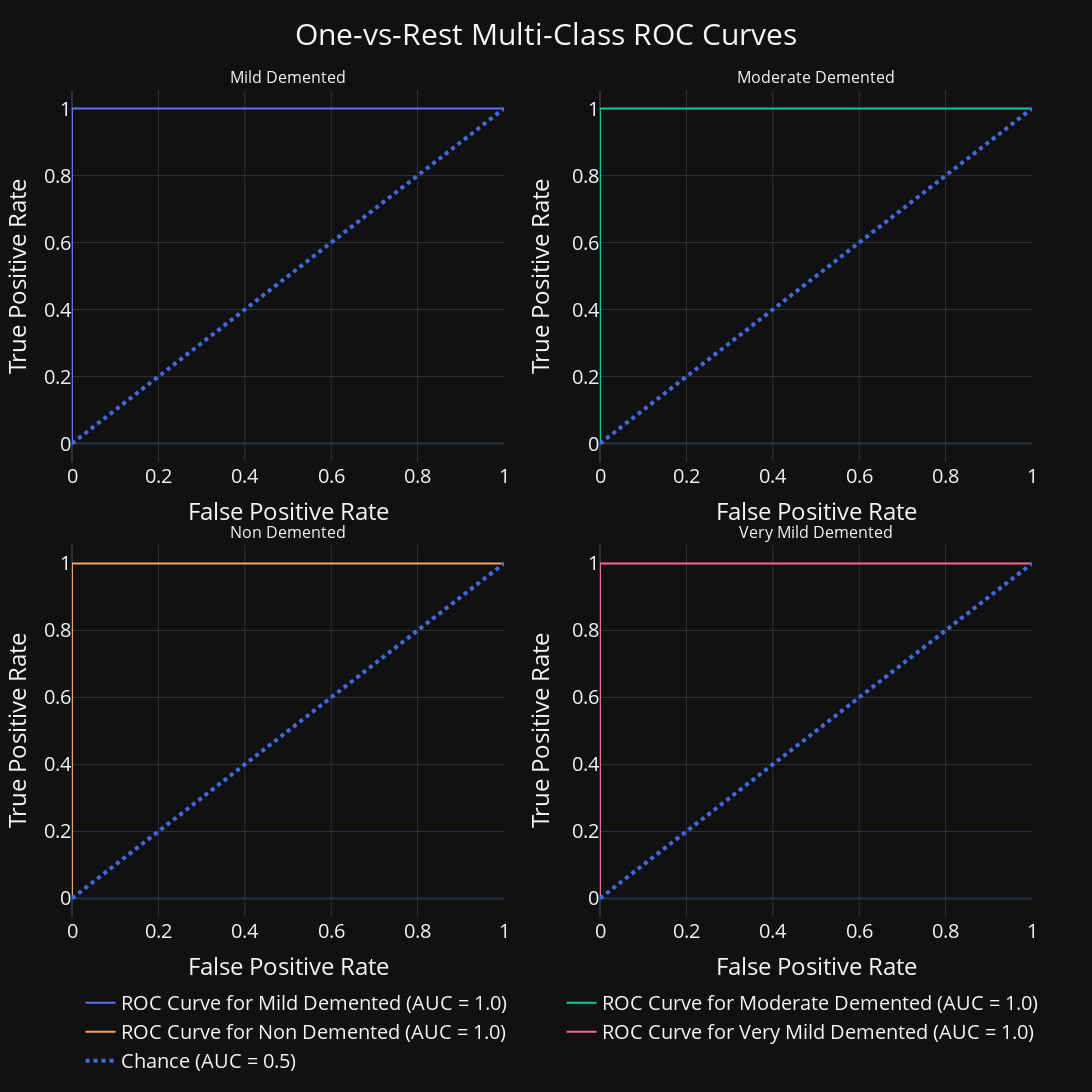

The notebook cell saved with this chart:
### Code cell
def multi_roc_curve_chart(y_true, y_proba, y_score, class_names, label_names):
    '''
    Title: Multi ROC Curve Chart
    Description: This function will create a chart of the ROC Curve for each class in a seperate subplot.
    y_true: This is the true values of the model.
    y_proba: This is the probability of the model.
    y_score: This is the score of the model.
    class_names: This is the class names of the model.
    label_names: This is the label names of the model. 
    '''
    
    # Create Label Binarizer
    label_binarizer = LabelBinarizer().fit(y_true)
    y_onehot_test = label_binarizer.transform(y_score)


    # Create Layout for Chart
    multiRocCurveChart = make_subplots(rows=2, 
                                       cols=2, 
                                       horizontal_spacing=0.1,
                                       vertical_spacing=0.1,
                                       subplot_titles=label_names,
                                       column_widths=[0.5, 0.5], 
                                       shared_xaxes=False,
                                       shared_yaxes=False)

    # Set row and Column counters
    n_row = 1
    n_column = 1

    # Loop over each class name and label name
    for class_name, label_name in zip(class_names, label_names):
        
        if n_column == 3:
            n_row = 2
            n_column = 1


        if n_row==2 and n_column == 2:
            showChance = True
        else:
            showChance = False

        # Get Class ID
        class_id = np.flatnonzero(label_binarizer.classes_ == class_name)[0]

        # Calculate False Positive Rate, True Positive Rate, and ROC 
        fpr, tpr, roc = roc_curve(y_onehot_test[:, class_id],y_proba[:, class_id])

        # Calculate ROC
        roc_auc = auc(fpr, tpr)

        # Add ROC Curve for each class name
        multiRocCurveChart.add_trace(go.Scatter(x=fpr,                                                           # X Values,
                                                y=tpr,                                                           # Y Values
                                                name=f'ROC Curve for {label_name} (AUC = {round(roc_auc,6)})',   # Title of Chart
                                                mode='lines'),n_row,n_column)                                    # Mode of Chart

        # Add Chance Probability Line
        multiRocCurveChart.append_trace(go.Scatter(x=[0, 1],                     # X values
                                        y=[0, 1],                                # Y values
                                        name='Chance (AUC = 0.5)',               # Title of Chart
                                        showlegend=showChance,                   # Show Legend
                                        mode='lines',                            # Mode of Chart
                                        line=dict(color='royalblue',             # Line Color
                                                width=4,                         # Line Width
                                                dash='dot')), n_row, n_column)   # Line Style
        
        # Add Column Counter
        n_column = n_column + 1

    # Create Y & X Axis Labels
    multiRocCurveChart.update_yaxes(title_text="True Positive Rate")
    multiRocCurveChart.update_xaxes(title_text="False Positive Rate")


    # Create format of Chart
    multiRocCurveChart.update_layout(xaxis_title='False Positive Rate',                      # X Axis Title
                                     yaxis_title='True Positive Rate',                       # Y Axis Title
                                     height= 1500,                                           # Height of Chart
                                     width= 1300,                                            # Width of Chart
                                     margin={"r":60,"t":90,"l":60,"b":100},                  # Margin values right, top, left, bottom                  
                                     autosize=True,                                          # Set Autosize of charts to True or False
                                     template='plotly_dark',                                 # Template theme
                                     title=dict(text='One-vs-Rest Multi-Class ROC Curves',   # Title of Chart
                                                x=0.5,                                       # Title X position
                                                font=dict(size=30)),                         # Title Font size
                                     font=dict(size=20),                                     # Font size
                                     legend=dict(orientation="h",                            # Legend Orientation
                                                 y=-.08,                                     # Legend Y position
                                                 yanchor='top',                              # Legend Y anchor
                                                 xanchor='center',                           # Legend X anchor
                                                 x=.51))                                      # Legend X position
    
    # Create Interactive HTML file
    multiRocCurveChart.write_html('Visualizations/Multi-View-One-vs-Rest Multi-Class ROC Curves.html')

    # Show chart
    multiRocCurveChart.show()

# Create ROC Curve Chart
multi_roc_curve_chart(y_true=y_true,           # True Y values
                      y_proba=yhat_probs,      # Y probabilities
                      y_score=yhat_classes,    # Y_score
                      class_names=[0,1,2,3],   # Class Names
                      label_names=labels)      # Label Names

### Figure 1 — Plotly figure (JSON) as saved in the notebook; plotly's stock layout.template omitted (floating-point values rounded to 4 significant figures)
{"data": [{"mode": "lines", "name": "ROC Curve for Mild Demented (AUC = 1.0)", "type": "scatter", "x": [0, 0, 0, 0, 0, 0, 0, 0, 1], "xaxis": "x", "y": [0, 0.01714, 0.02857, 0.06857, 0.08, 0.52, 0.5314, 1, 1], "yaxis": "y"}, {"line": {"color": "royalblue", "dash": "dot", "width": 4}, "mode": "lines", "name": "Chance (AUC = 0.5)", "showlegend": false, "type": "scatter", "x": [0, 1], "xaxis": "x", "y": [0, 1], "yaxis": "y"}, {"mode": "lines", "name": "ROC Curve for Moderate Demented (AUC = 1.0)", "type": "scatter", "x": [0, 0, 0, 1], "xaxis": "x2", "y": [0, 0.07143, 1, 1], "yaxis": "y2"}, {"line": {"color": "royalblue", "dash": "dot", "width": 4}, "mode": "lines", "name": "Chance (AUC = 0.5)", "showlegend": false, "type": "scatter", "x": [0, 1], "xaxis": "x2", "y": [0, 1], "yaxis": "y2"}, {"mode": "lines", "name": "ROC Curve for Non Demented (AUC = 1.0)", "type": "scatter", "x": [0, 0, 0, 0, 0, 0, 0, 0, 0, 0, 0, 0, 0, 0, 0, 0, 0, 0, 0, 0, 0, 0, 0, 0, 0, 0, 0, 0, 0, 0, 0, 0, 0, 0, 0, 0, 0, 0, 0, 0, 0, 0, 0, 0, 0, 0, 0, 0, 0, 0, 0, 0, 0, 0, 0, 0, 0, 0, 0, 0, 0, 0, 0, 1], "xaxis": "x3", "y": [0, 0.03633, 0.06003, 0.07741, 0.08531, 0.09953, 0.1058, 0.1106, 0.1216, 0.1295, 0.1311, 0.1343, 0.1359, 0.1422, 0.1469, 0.1485, 0.1548, 0.1564, 0.1611, 0.1643, 0.169, 0.1785, 0.1848, 0.1912, 0.1943, 0.1959, 0.1991, 0.207, 0.2101, 0.2133, 0.2164, 0.2196, 0.2227, 0.2291, 0.2322, 0.237, 0.2385, 0.2417, 0.248, 0.2512, 0.2528, 0.2559, 0.2701, 0.2733, 0.2796, 0.2859, 0.3049, 0.3081, 0.3254, 0.3286, 0.3381, 0.3412, 0.3428, 0.346, 0.3697, 0.3728, 0.3949, 0.3981, 0.436, 0.4392, 0.7299, 0.733, 1, 1], "yaxis": "y3"}, {"line": {"color": "royalblue", "dash": "dot", "width": 4}, "mode": "lines", "name": "Chance (AUC = 0.5)", "showlegend": false, "type": "scatter", "x": [0, 1], "xaxis": "x3", "y": [0, 1], "yaxis": "y3"}, {"mode": "lines", "name": "ROC Curve for Very Mild Demented (AUC = 1.0)", "type": "scatter", "x": [0, 0, 0, 0, 0, 0, 0, 0, 0, 0, 0, 0, 0, 0, 0, 0, 0, 0, 0, 0, 0, 0, 0, 0, 0, 0, 0, 0, 0, 0, 0, 0, 0, 0, 0, 0, 1], "xaxis": "x4", "y": [0, 0.0131, 0.02183, 0.02838, 0.03712, 0.0393, 0.04367, 0.04585, 0.05459, 0.08079, 0.08515, 0.09607, 0.1004, 0.1245, 0.1288, 0.1419, 0.1463, 0.1528, 0.1594, 0.1659, 0.1703, 0.2096, 0.214, 0.2664, 0.2707, 0.3624, 0.3668, 0.3777, 0.3821, 0.6026, 0.607, 0.655, 0.6594, 0.7533, 0.7576, 1, 1], "yaxis": "y4"}, {"line": {"color": "royalblue", "dash": "dot", "width": 4}, "mode": "lines", "name": "Chance (AUC = 0.5)", "showlegend": true, "type": "scatter", "x": [0, 1], "xaxis": "x4", "y": [0, 1], "yaxis": "y4"}], "layout": {"annotations": [{"font": {"size": 16}, "showarrow": false, "text": "Mild Demented", "x": 0.225, "xanchor": "center", "xref": "paper", "y": 1, "yanchor": "bottom", "yref": "paper"}, {"font": {"size": 16}, "showarrow": false, "text": "Moderate Demented", "x": 0.775, "xanchor": "center", "xref": "paper", "y": 1, "yanchor": "bottom", "yref": "paper"}, {"font": {"size": 16}, "showarrow": false, "text": "Non Demented", "x": 0.225, "xanchor": "center", "xref": "paper", "y": 0.45, "yanchor": "bottom", "yref": "paper"}, {"font": {"size": 16}, "showarrow": false, "text": "Very Mild Demented", "x": 0.775, "xanchor": "center", "xref": "paper", "y": 0.45, "yanchor": "bottom", "yref": "paper"}], "autosize": true, "font": {"size": 20}, "height": 1500, "legend": {"orientation": "h", "x": 0.51, "xanchor": "center", "y": -0.08, "yanchor": "top"}, "margin": {"b": 100, "l": 60, "r": 60, "t": 90}, "title": {"font": {"size": 30}, "text": "One-vs-Rest Multi-Class ROC Curves", "x": 0.5}, "width": 1300, "xaxis": {"anchor": "y", "domain": [0, 0.45], "title": {"text": "False Positive Rate"}}, "xaxis2": {"anchor": "y2", "domain": [0.55, 1], "title": {"text": "False Positive Rate"}}, "xaxis3": {"anchor": "y3", "domain": [0, 0.45], "title": {"text": "False Positive Rate"}}, "xaxis4": {"anchor": "y4", "domain": [0.55, 1], "title": {"text": "False Positive Rate"}}, "yaxis": {"anchor": "x", "domain": [0.55, 1], "title": {"text": "True Positive Rate"}}, "yaxis2": {"anchor": "x2", "domain": [0.55, 1], "title": {"text": "True Positive Rate"}}, "yaxis3": {"anchor": "x3", "domain": [0, 0.45], "title": {"text": "True Positive Rate"}}, "yaxis4": {"anchor": "x4", "domain": [0, 0.45], "title": {"text": "True Positive Rate"}}}}
